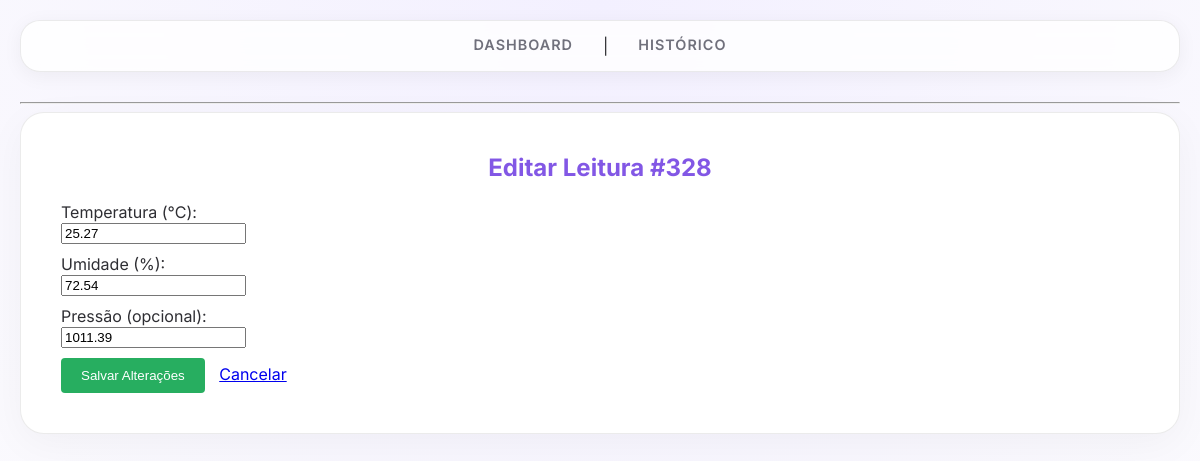
/leituras/328, run on the app's committed database.
### tables this page shows
CREATE TABLE leituras (
    id INTEGER PRIMARY KEY AUTOINCREMENT,
    temperatura REAL NOT NULL,
    umidade REAL NOT NULL,
    pressao REAL,
    localizacao TEXT DEFAULT 'Lab',
    timestamp DATETIME DEFAULT (datetime('now', 'localtime'))
);

### app.py (the view)
@app.route('/leituras/<int:id>', methods=['GET'])
def detalhe(id):
    leitura = database.buscar_leitura(id)
    if not leitura: return "Não encontrado", 404
    return render_template('editar.html', leitura=leitura)

### database.py (called while the page is built)
def get_db_connection():
    conn = sqlite3.connect(DATABASE, timeout=10) # [cite: 130]
    conn.execute('PRAGMA journal_mode=WAL')      # [cite: 131]
    conn.execute('PRAGMA busy_timeout=5000')     # [cite: 132]
    conn.row_factory = sqlite3.Row               # [cite: 133]
    return conn

def buscar_leitura(id):
    conn = get_db_connection()
    leitura = conn.execute('SELECT * FROM leituras WHERE id = ?', (id,)).fetchone()
    conn.close()
    return leitura

### templates/editar.html
{% extends 'base.html' %}
{% block content %}
<h2>Editar Leitura #{{ leitura.id }}</h2>
<form action="/leituras/{{ leitura.id }}" method="POST">
    <div style="margin-bottom: 10px;">
        <label>Temperatura (°C):</label><br>
        <input type="number" step="0.1" name="temperatura" value="{{ leitura.temperatura }}" required>
    </div>
    <div style="margin-bottom: 10px;">
        <label>Umidade (%):</label><br>
        <input type="number" step="0.1" name="umidade" value="{{ leitura.umidade }}" required>
    </div>
    <div style="margin-bottom: 10px;">
        <label>Pressão (opcional):</label><br>
        <input type="number" step="0.01" name="pressao" value="{{ leitura.pressao }}">
    </div>
    <button type="submit" style="background: #27ae60; color: white; border: none; padding: 10px 20px; cursor: pointer; border-radius: 4px;">
        Salvar Alterações
    </button>
    <a href="/leituras" style="margin-left: 10px;">Cancelar</a>
</form>
{% endblock %}

### static/css/style.css (style rules this page uses)
:root { --primary-purple: #8257e5; --secondary-purple: #6c5ce7; --bg-light: #fdfdfd; --card-bg: #ffffff; --text-main: #2e2e33; --text-support: #70707c; --border-soft: rgba(0, 0, 0, 0.08); }
body { font-family: 'Inter', sans-serif; background-color: var(--bg-light); color: var(--text-main); margin: 0; padding: 20px; background-image: radial-gradient(circle at 50% 0%, #f3f0ff 0%, #fdfdfd 100%); min-height: 100vh; }
h2 { font-weight: 700; color: var(--primary-purple); margin-top: 0; text-align: center; }

### data on the page
leituras: id "328", temperatura "25.27", umidade "72.54", pressao "1011.39"
